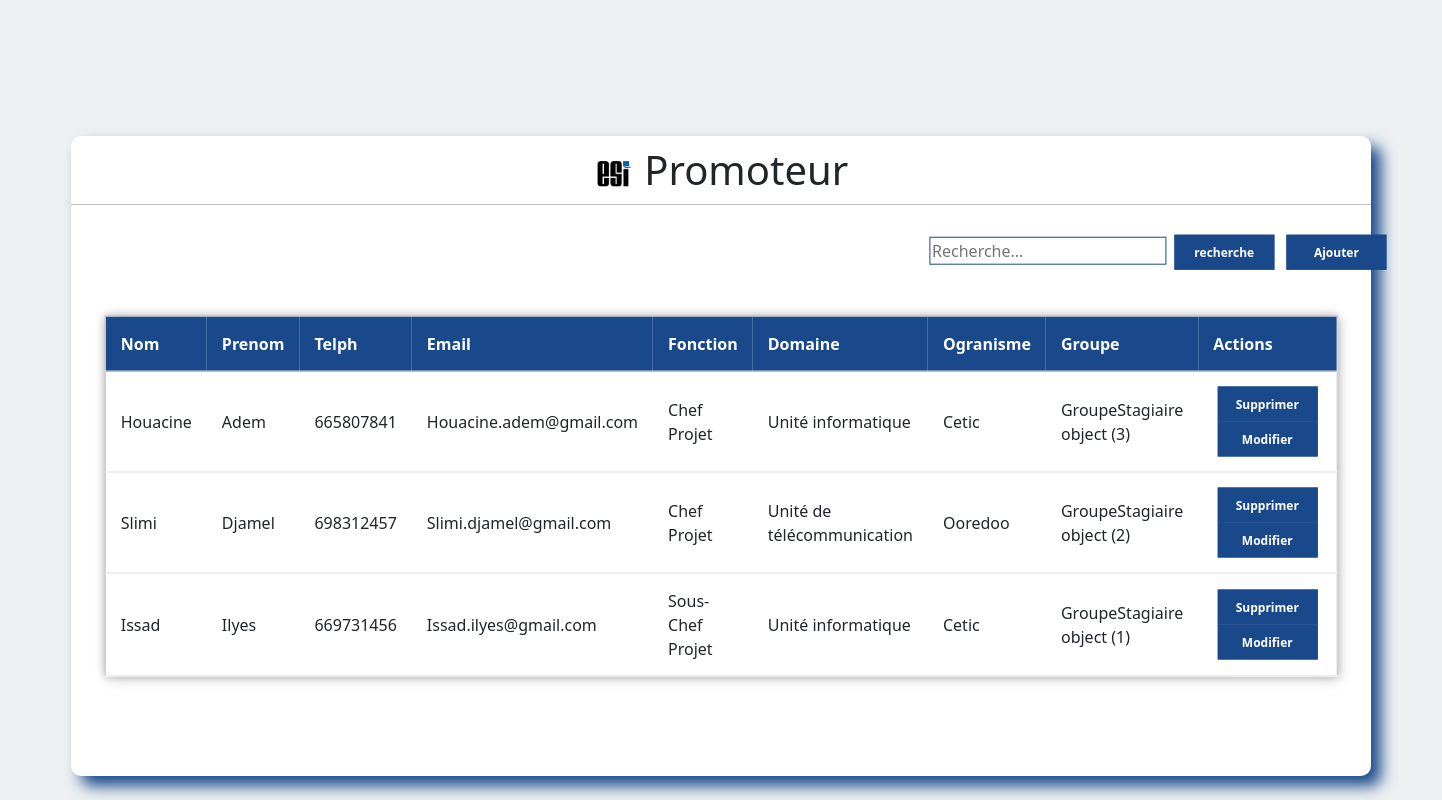
Before: /GP/ with the older database file.
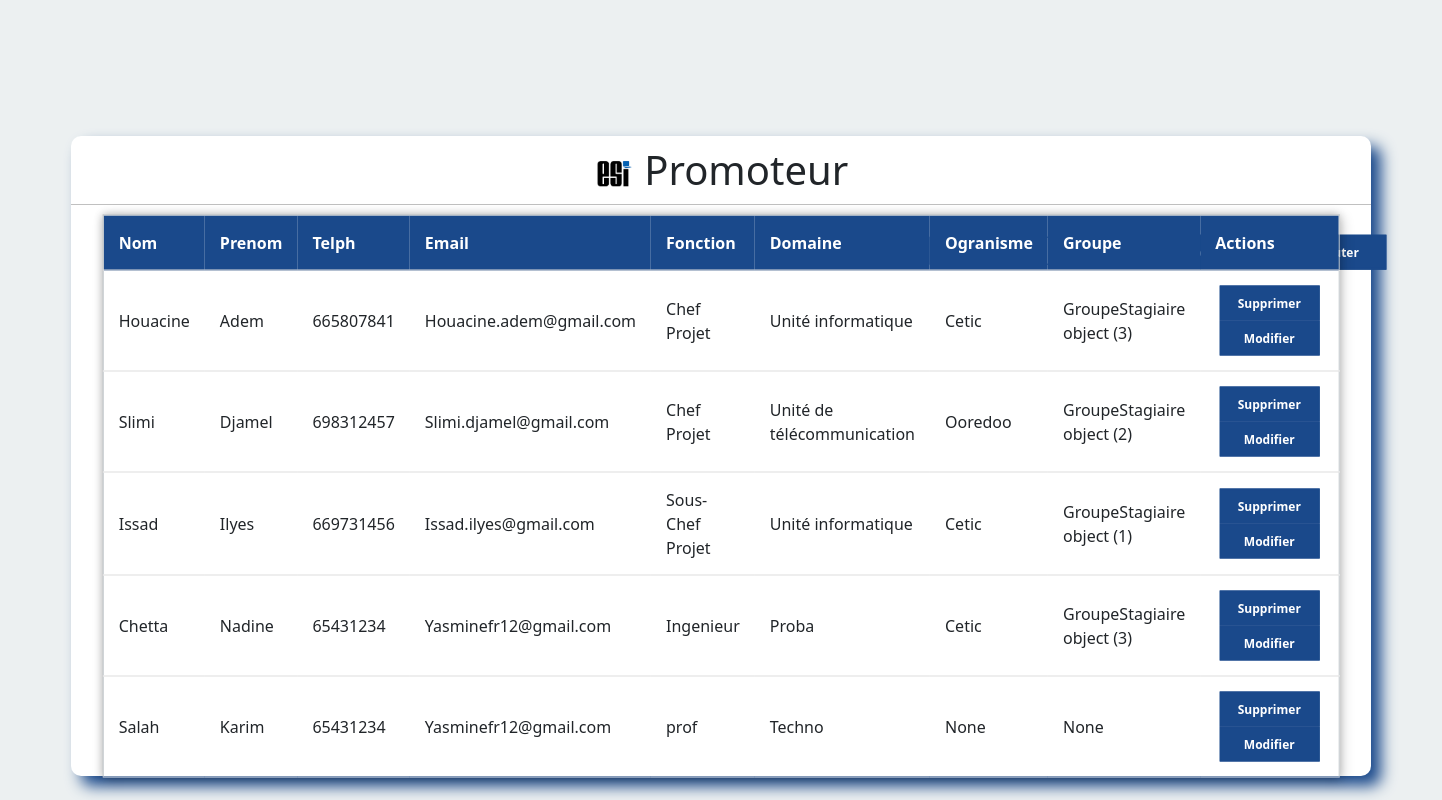
After: the same page with the newer database file.
### satgesiV2/models.py (models this page shows, shortened)
class Promoteur(models.Model):
    NomPromoteur = models.CharField(max_length=50)
    PrenomPromoteur = models.CharField(max_length=50)
    telephone =models.PositiveIntegerField()
    email = models.EmailField()
    FonctionOccupée =models.CharField(max_length=50)
    domainIntérêt =models.CharField(max_length=50)
    idfOrganisme =  models.ForeignKey("OrganismeAcceuil",on_delete=models.SET_NULL,null=True,blank=True)
    idfGroupe =  models.ForeignKey("GroupeStagiaire",on_delete=models.SET_NULL,null=True,related_name='+',blank=True)

class OrganismeAcceuil(models.Model):
    nomOrganisme = models.CharField(max_length=50)
    adresse = models.CharField(max_length=50)
    RaisonSocial = models.CharField(max_length=50)
    Service = models.CharField(max_length=50)
    Departement = models.CharField(max_length=50)
    def __str__(self):
     return self.nomOrganisme

class GroupeStagiaire (models.Model):
    FicheDemande = models.FileField()
    idfpromoteur = models.ForeignKey("Promoteur",on_delete=models.SET_NULL,null=True,blank=True)
    idfencadreur = models.ForeignKey("Encadreur",on_delete=models.SET_NULL,null=True,blank=True)

### satgesiV2/views.py (the view)
# urls.py: path('GP/',Gprom,name="GP"),
def Gprom (request):
    Promoteurs = Promoteur.objects.all()
    return render(request,'Gpromoteur.html', {'PR':Promoteurs})

### satgesiV2/templates/Gpromoteur.html (shortened to what this page needs)
<!DOCTYPE html>
<html lang="en">
    <head>
      <link href="https://cdn.jsdelivr.net/npm/bootstrap@5.1.3/dist/css/bootstrap.min.css" rel="stylesheet">
        <link rel="stylesheet" href="/static/css/Gpromoteur.css">
    </head>
    <body>
      <div class="center">
          <h1> <img src="/static/png/icon3.png" alt="logo du site " width= "40" > Promoteur </h1>
              <div class="main">
                <div class="btn">
              <form action="{% url 'rechp' %}" method="POST"  >
                <input type="search" name="q" placeholder="Recherche...">
                <button type="submit">recherche</button>
                <a href="{% url 'createP'%}">
                  <button type="button">Ajouter</button>
                  </a>
              </form>
                </div>
              </div>
            <form>
              <table>
                <tr id="header">
                  <th>Nom  </th>
                  <th>Prenom</th>
                  <th>Telph</th>
                  <th>Email</th>
                  <th>Fonction</th>
                  <th>Domaine</th>
                  <th>Ogranisme</th>
                  <th>Groupe</th>
                  <th>Actions</th>
                </tr>
                {% for item in PR %}
                <tr>
                  <td>{{item.NomPromoteur}}</td>
                  <td>{{item.PrenomPromoteur}}</td>
                  <td>{{item.telephone}}</td>
                  <td>{{item.email}}</td>
                  <td>{{item.FonctionOccupée}}</td>
                  <td>{{item.domainIntérêt}}</td>
                  <td>{{item.idfOrganisme}}</td>
                  <td>{{item.idfGroupe}}</td>
                  <td>
                   <a href="{% url 'supP' item.id  %}">
                   <button type="button">Supprimer</button>
                 </a>
                <a href="{% url 'modifP' item.id  %}">
                   <button type="button">Modifier</button>
               </a>
                  </td>
                </tr>
                {%endfor%}
              </table>
              </form>
      </div>
  </body>
</html>

Changed rows visible on the page:
added Promoteur: NomPromoteur "Chetta", PrenomPromoteur "Nadine", telephone "65431234", email "Yasminefr12@gmail.com", FonctionOccupée "Ingenieur", domainIntérêt "Proba", idfOrganisme "Cetic", idfGroupe "GroupeStagiaire object (3)"
added Promoteur: NomPromoteur "Salah", PrenomPromoteur "Karim", telephone "65431234", email "Yasminefr12@gmail.com", FonctionOccupée "prof", domainIntérêt "Techno", idfOrganisme "None", idfGroupe "None"
